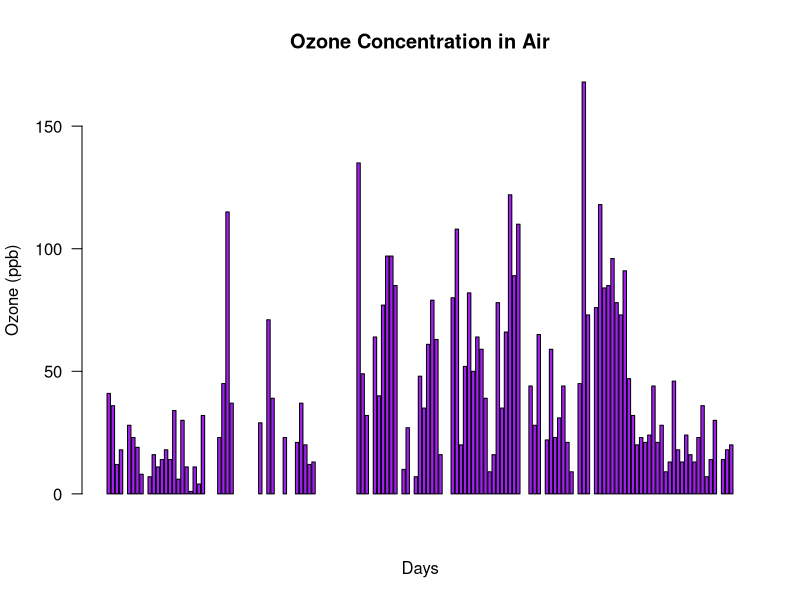

Reproduce this figure in R.
# Part (b) - Visualize Ozone Concentration

# Load airquality dataset
data("airquality")

# View first few rows
head(airquality)

# Barplot of Ozone Concentration
barplot(airquality$Ozone,
        main = "Ozone Concentration in Air",
        xlab = "Days",
        ylab = "Ozone (ppb)",
        col = "purple",
        border = "black",
        las = 2)  # Rotate labels for better view

